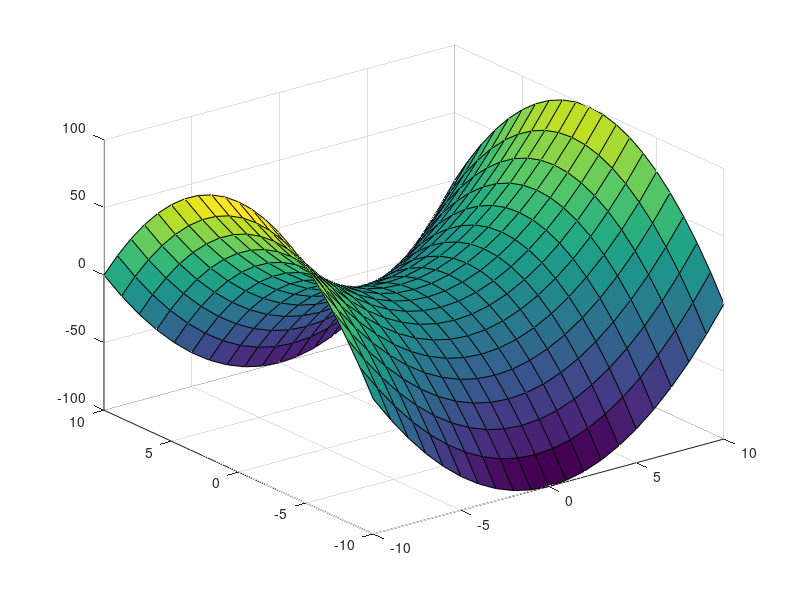
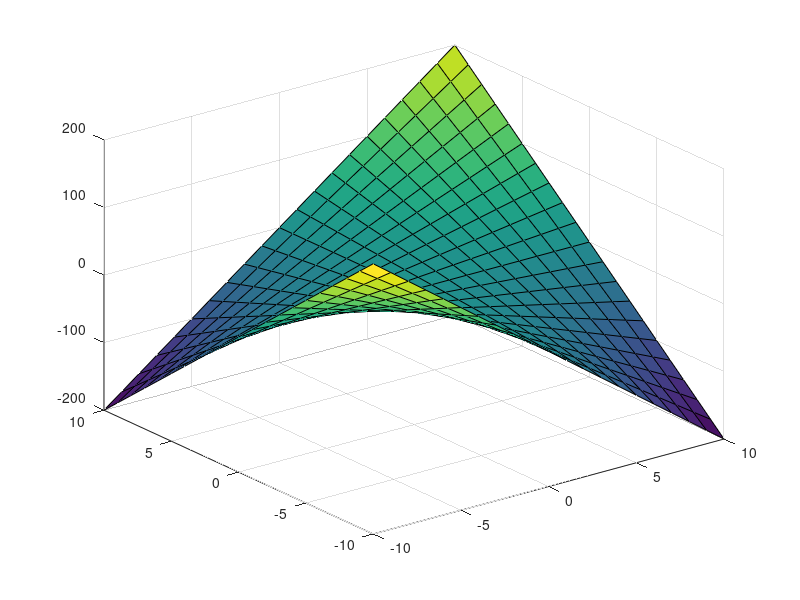
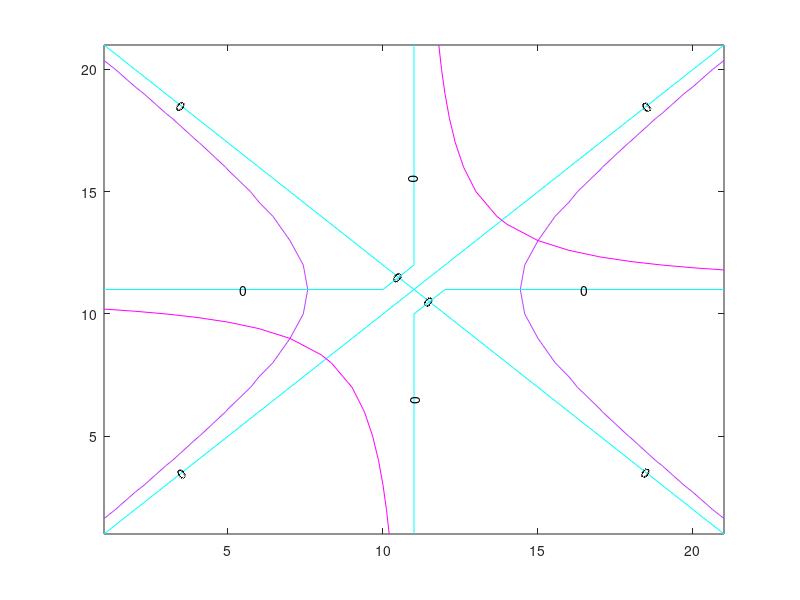
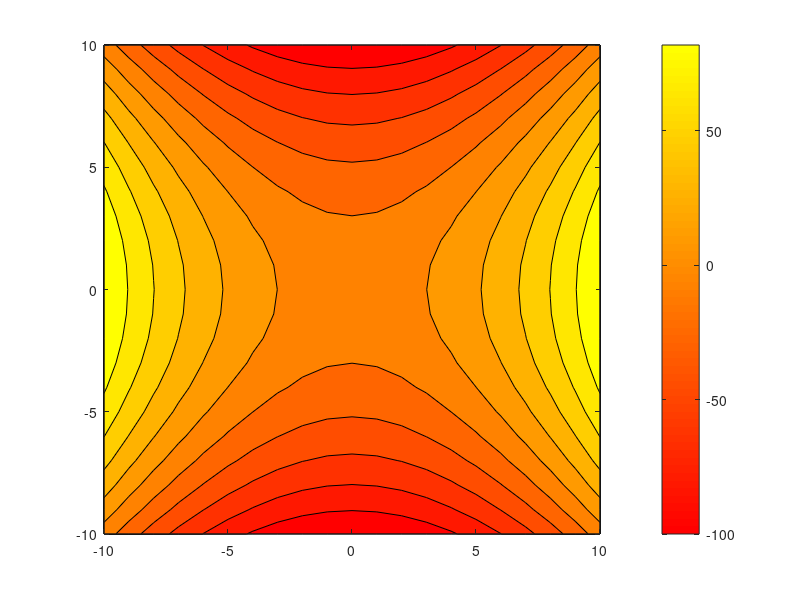

MATLAB code to generate these figures, in order: (Note: this script raises an error after producing the figures.)
%% 5.9

[x1, x2] = meshgrid(-10:1:10,-10:1:10);

f1 = x1.^2-x2.^2;
f2 = 2*x1.*x2; 

%%
figure(1)
surf(x1,x2,f1);
figure(2)
surf(x1,x2,f2);
%%
figure(3)
[C,h1] = contour(f1,[0 12]);
set(h1,'ShowText','on','TextStep',get(h1,'LevelStep')*2)
colormap cool
hold on
%figure(4)
[C,h2] = contour(f2,[0 16]);
set(h2,'ShowText','on','TextStep',get(h2,'LevelStep')*2)
colormap cool
%%
figure(5)
[C,h] = contourf(x1,x2,f1,10);
colormap autumn
colorbar

%% 5.10 
% a
syms x1 x2;
y = 2 + [1 0]*[x1-1;x2]+[x1-1 x2]*[0 -1/2;-1/2 1/2]*[x1-1;x2]
expand(y)

